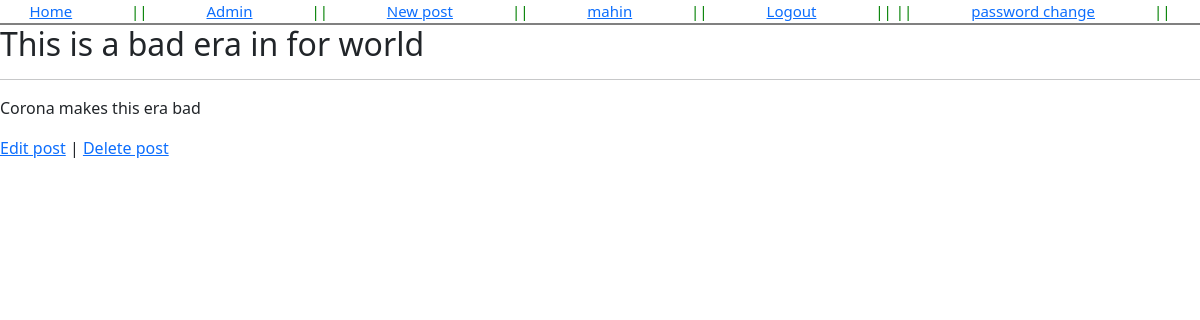
The page /post/2/detail (signed in) on the database its author committed.
### account/models.py (models this page shows)
class CustomUser(AbstractUser):
    age = models.PositiveIntegerField(default=0)

### blog/models.py (models this page shows, shortened)
class Post(models.Model):
    title = models.CharField(max_length=250)
    author = models.ForeignKey(settings.AUTH_USER_MODEL,on_delete=models.CASCADE)
    body = models.TextField()

### blog/views.py (the view)
# urls.py: path('post/<int:pk>/detail',views.PostDetailView.as_view(),name='detail'),
class PostDetailView(LoginRequiredMixin, DeleteView):
    model = Post
    template_name = 'blog/post_detail.html'
    context_object_name = 'postDetail'
    login_url = 'login'

### templates/blog/post_detail.html
{% extends 'blog/base.html' %}
{% block content %}
    <div class="detail">
        <h2>{{postDetail.title}}</h2>
        <hr>
        <p>{{postDetail.body}}</p>
    </div>
    <a href="{% url 'edit' postDetail.id %}">Edit post</a> | <a href="{% url 'delete' postDetail.id %}">Delete post</a>
{% endblock content %}

### templates/blog/base.html (shortened to what this page needs)
{% load static %}
<!DOCTYPE html>
<html lang="en">
<head>
    <link rel="stylesheet" href="{% static 'css/style.css' %}">
    <link href="https://cdn.jsdelivr.net/npm/bootstrap@5.0.2/dist/css/bootstrap.min.css" rel="stylesheet">
</head>
<body>
    <header>
        <a href="{% url 'home' %}">Home</a> || <a href="{% url 'admin:index' %}">Admin</a> || <a href="{% url 'create_post' %}">New post </a>
        {% if user.is_authenticated %}
            || <a href="#">{{user.username}}</a>
            || <a href="{% url 'logout' %}">Logout</a> ||
            || <a href="{% url 'password_change' %}">password change</a>||
            {% else %}
       || <a href="{% url 'login' %}">Login</a>
         || <a href="{% url 'signup' %}">Register</a> ||
         || <a href="{% url 'password_reset' %}">password reset</a>||
        {% endif %}
    </header>
    {% block content %}
    {% endblock content %}
</body>
</html>

### static/css/style.css (style rules this page uses)
* { margin: 0; padding: 0; }
body { font-family: 'Source Sans Pro', sans-serif; font-size: 18px; }
header { font-size: 15px; color: green; display: flex; justify-content: space-around; border-bottom: 2px solid gray; }
h2 { margin:10 0 10 0; }

### rows shown on the page
CustomUser: username "mahin"
Post: title "This is a bad era in for world", body "Corona makes this era bad"
